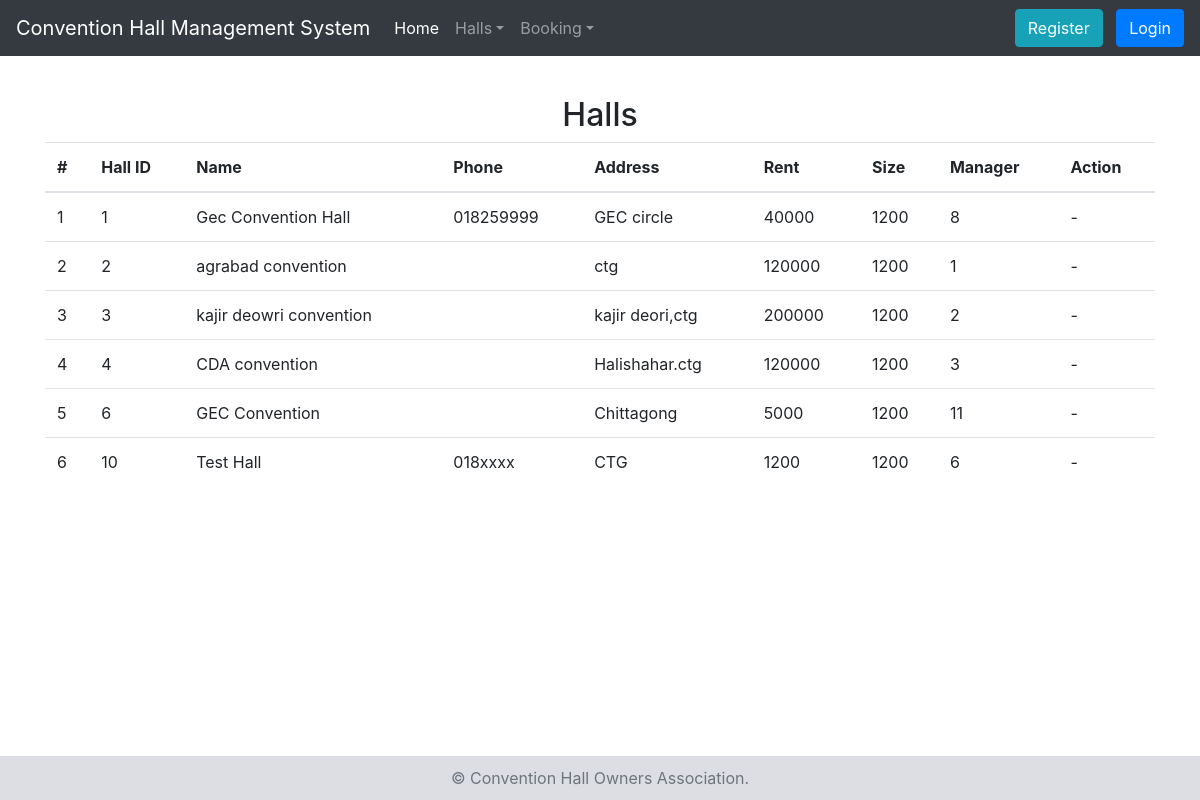
Page /view_hall.php on the committed database.
### tables this page shows
CREATE TABLE `hall` (
  `hall_id` int(10) NOT NULL,
  `name` varchar(200) NOT NULL,
  `phone` varchar(15) NOT NULL,
  `address` varchar(200) NOT NULL,
  `rent` int(10) NOT NULL,
  `size` varchar(10) NOT NULL,
  `manager_id` int(10) NOT NULL
);

### view_hall.php (the view, shortened to what this page needs)
<?php include('includes/header.php'); ?>
<?php
	$query = "SELECT * FROM hall";
	$halls = mysqli_query($dblink,$query);
	if(mysqli_num_rows($halls)==0){
		dangerMsg('No Hall added yet.');
	}
	else{
?>
<h2 class="text-center">Halls</h2>
  <div class="table-responsive">
  <table class="table">
    <thead>
      <tr>
        <th>#</th>
        <th>Hall ID</th>
        <th>Name</th>
        <th>Phone</th>
        <th>Address</th>
        <th>Rent</th>
        <th>Size</th>
        <th>Manager</th>
        <th>Action</th>
      </tr>
    </thead>
    <tbody>
    	<?php
		$count = 1;
		while($r = mysqli_fetch_assoc($halls)){
			?>
      <tr>
        <td><?php echo $count++;?></td>
		<td><?php echo $r['hall_id']?></td>
		<td><?php echo $r['name']?></td>
		<td><?php echo $r['phone']?></td>
		<td><?php echo $r['address']?></td>
		<td><?php echo $r['rent']?></td>
		<td><?php echo $r['size']?></td>
		<td><?php echo $r['manager_id']?></td>
		<td>
			<?php
			if(isset($_COOKIE['admin'])){
			?>
			<div class="btn-group">
				<button  class="btn btn-primary" onclick="location.href='edit_hall.php?hall_id=<?php echo $r['hall_id']?>'" ><i class="fa fa-edit"></i>Edit</button>&nbsp;&nbsp;&nbsp;
				<form method="post" class="inline">
					<input type="hidden" name="hall_id" value="<?php echo $r['hall_id']?>">
					<button type="submit" class="btn btn-danger" name="delete" ><i class="fa fa-trash"></i>Delete</button>
				</form>
			</div>
			<?php
		}
		else{
			echo '-';
		}
		?>
		</td>
      </tr>
      <?php
	}
		?>
    </tbody>
  </table>
  </div>
 <?php
}
?>
<?php include('includes/footer.php'); ?>

### rows in the picture
hall: hall_id "1", name "Gec Convention Hall", phone "018259999", address "GEC circle", rent "40000", size "1200", manager "8"
hall: hall_id "2", name "agrabad convention", address "ctg", rent "120000", size "1200", manager "1"
hall: hall_id "3", name "kajir deowri convention", address "kajir deori,ctg", rent "200000", size "1200", manager "2"
hall: hall_id "4", name "CDA convention", address "Halishahar.ctg", rent "120000", size "1200", manager "3"
hall: hall_id "6", name "GEC Convention", address "Chittagong", rent "5000", size "1200", manager "11"
hall: hall_id "10", name "Test Hall", phone "018xxxx", address "CTG", rent "1200", size "1200", manager "6"
